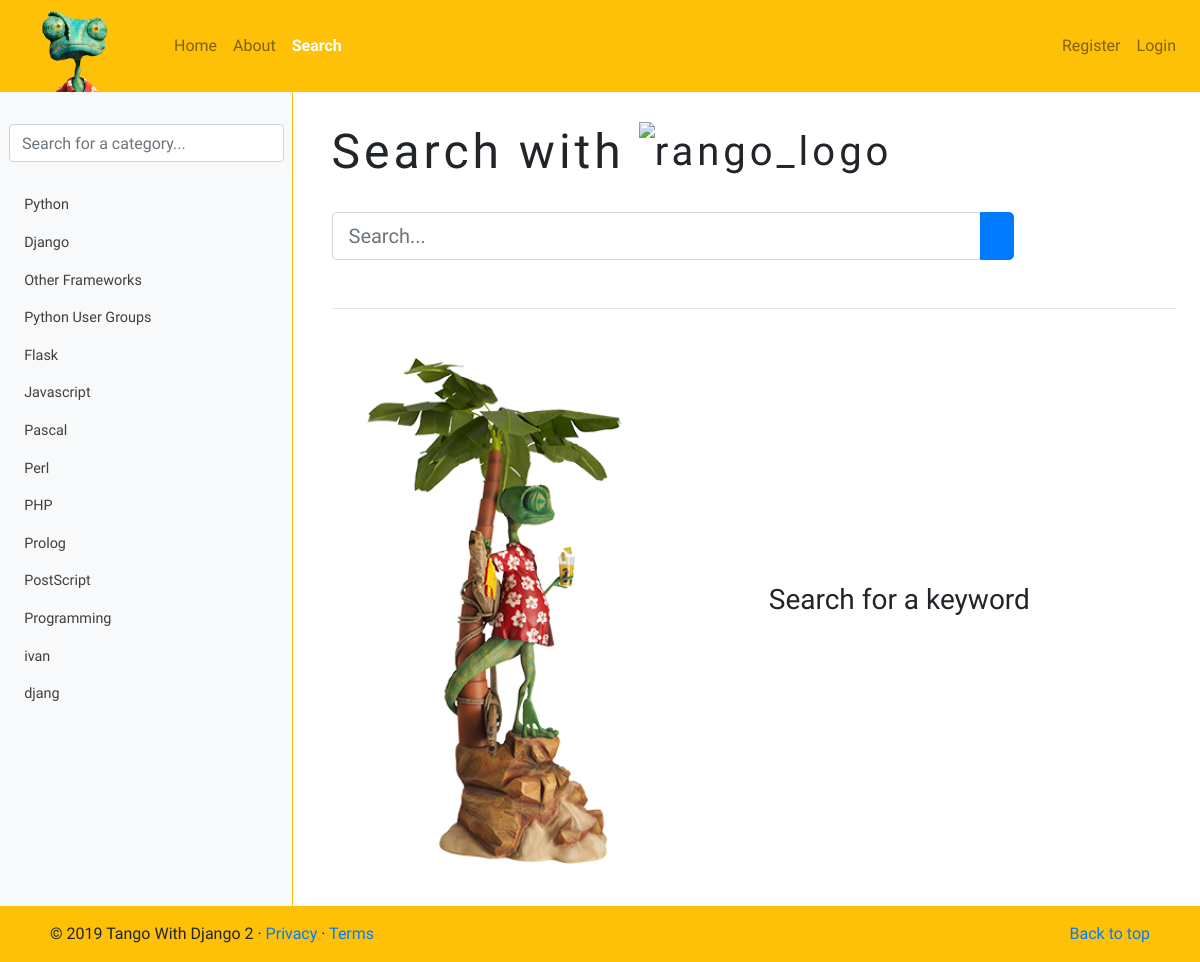
Page /rango/search/ on the committed database.
### rango/models.py (models this page shows, shortened)
class Category(models.Model):
    name = models.CharField(max_length=128, unique=True)
    views = models.IntegerField(default=0)
    likes = models.IntegerField(default=0)
    slug = models.SlugField(unique=True)
    class Meta:
        verbose_name_plural = 'Categories'

### rango/views.py (the view)
# urls.py: path('search/', views.search, name='search'),
def search(request):
    result_list = []
    query = None
    if request.method == 'POST':
        query = request.POST['query'].strip()
        if query:
            result_list = run_query(query)
    return render(request, 'rango/search.html', {'query': query, 'result_list': result_list})

### rango/templatetags/rango_template_tags.py (called while the page is built)
@register.inclusion_tag('rango/cats.html')
def get_category_list(cat=None):
    return {'cats': Category.objects.all(), 'act_cat': cat}

### templates/rango/search.html (shortened to what this page needs)
{% extends 'rango/base.html' %}
{% load staticfiles %}
{% block body_block %}
<div class="container-fluid">
    <div class="row my-4">
        <div id="searchWithRango" class="col">
            <p class="d-inline align-middle">Search with</p>
            <img src="/media/rango_logo.png" alt="rango_logo" width="100">
        </div>
    </div>
    <div class="row my-4">
        <div class="col">
            <form class="form-inline" id="user_form" method="POST" action="{% url 'rango:search' %}">
                <div class="form-group">
                    <div class="input-group input-group-lg">
                        {% if query %}
                        <input type="text" class="form-control rounded" size="50" name="query" value="{{ query }}" id="query">
                        {% else %}
                        <input type="text" class="form-control rounded" size="50" name="query" placeholder="Search..." id="query">
                        {% endif %}
                        <div class="input-group-append">
                            <button class="btn btn-primary" type="submit" name="submit" value="Search">
                            </button>
                        </div>
                    </div>
                </div>
            </form>
        </div>
    </div>
    <div class="mt-5">
        {% if result_list %}
        <h3>Results for "{{ query }}"</h3>
        <hr>
            {% for result in result_list %}
            <div id="searchResults" class="row mb-4">
                <div class="col text-left">
                    <h5 class="m-0 text-primary"><a href="{{ result.link }}">{{ result.title|safe|escape }}</a></h5>
                    <small class="text-success">{{ result.link|safe|escape }}</small>
                    <small class="d-block">{{ result.summary|safe|escape }}</small>
                </div>
            </div>
            {% endfor %}
        {% else %}
            <hr>
            <div id="noSearch" class="container text-center mb-4">
                <div class="row">
                    <div class="col-lg-6 col-md-12">
                        <img src="/media/rango_search.png" alt="rango_search_officer" class="img-fluid" width="350">
                    </div>
                    <div class="searchFor col-lg-6 col-md-12">
                        <h3 class="d-inline">Search for a keyword</h3>
                    </div>
                </div>
            </div>
        {% endif %}
    </div>
</div>
{% endblock %}

### templates/rango/cats.html (shortened to what this page needs)
<div id="catlst" class="mb-4 d-lg-block d-none">
    <ul class="nav flex-column">
        {% if cats %}
            {% for c in cats %}
                {% if c == act_cat %}
                    <li class="nav-item">
                        <a class="nav-link active" href="{% url 'rango:show_category' c.slug %}">
                            <i data-feather="archive"></i>&nbsp;&nbsp;{{ c.name }}
                        </a>
                    </li>
                {% else %}
                    <li class="nav-item">
                        <a class="nav-link" href="{% url 'rango:show_category' c.slug %}">
                            &nbsp;&nbsp;{{ c.name }}
                        </a>
                    </li>
                {% endif %}
            {% endfor %}
        {% else %}
            <li class="nav-item">No Categories Yet!</li>
        {% endif %}
    </ul>
</div>

### static/css/rango-css.css (style rules this page uses)
html,body { width: 100%; height: 100%; margin: 0px; padding: 0px; font-family: 'Ubuntu', sans-serif; overflow-x: hidden; }
#searchWithRango { font-family: 'Passero One', cursive; letter-spacing: .1em; font-size: 2.5rem!important; }
#cats .nav-item a { color: #3f3f3f; font-size: .9rem; }
@media (min-width: 992px) { #searchWithRango p { font-size: 3rem; } }
@media (min-width: 992px) { #searchWithRango img { width: 120px; } }
@media (min-width: 992px) { #noSearch { text-align: left!important; } }
@media (min-width: 992px) { #noSearch .searchFor { display: flex; align-items: center; } }

### rows in the picture
Category: name "Python"
Category: name "Django"
Category: name "Other Frameworks"
Category: name "Python User Groups"
Category: name "Flask"
Category: name "Javascript"
Category: name "Pascal"
Category: name "Perl"
Category: name "PHP"
Category: name "Prolog"
Category: name "PostScript"
Category: name "Programming"
Category: name "ivan"
Category: name "djang"
